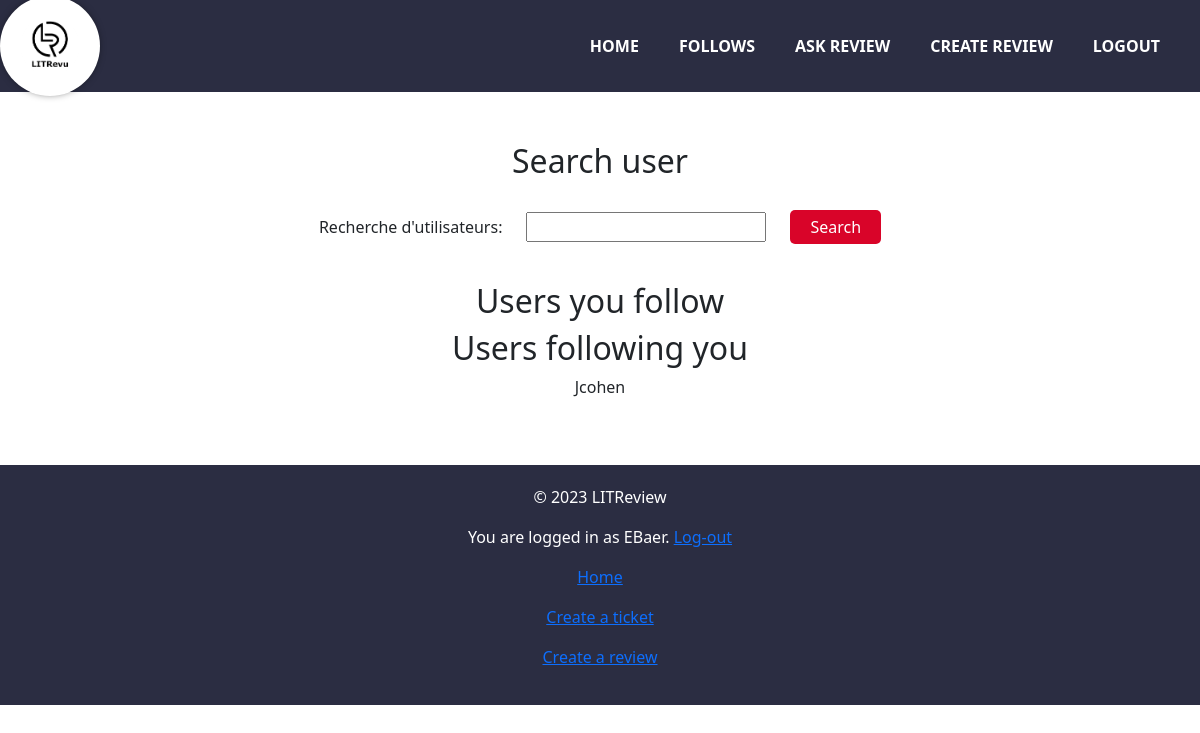
The app's page /followers/search/ (signed in), older data.
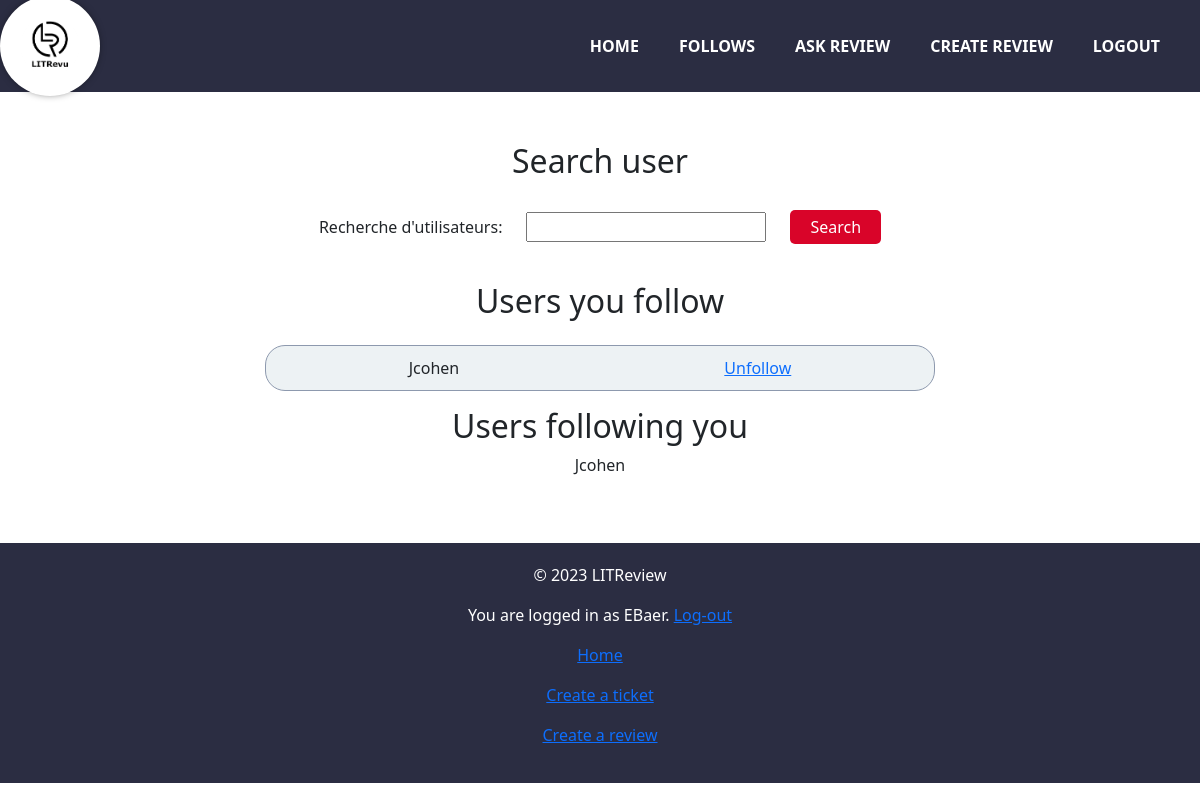
The same page, newer data.
### appreview/models.py (models this page shows, shortened)
class UserFollows(models.Model):
    user = models.ForeignKey(
        to=settings.AUTH_USER_MODEL, on_delete=models.CASCADE)
    followed_user = models.ForeignKey(to=settings.AUTH_USER_MODEL,
                                      on_delete=models.CASCADE,
                                      related_name="followed_by")
    class Meta:
        unique_together = ('user', 'followed_user',)

### authentication/models.py (models this page shows)
class User(AbstractUser):
    MODERATOR = 'MODERATOR'
    REVIEWER = 'REVIEWER'
    AUTHOR = 'AUTHOR'
    ROLES_CHOICES = (
        (MODERATOR, 'Moderator'),
        (REVIEWER, 'Reviewer'),
        (AUTHOR, 'Author'),
    )
    profile_picture = models.ImageField()
    role = models.CharField(max_length=30, choices=ROLES_CHOICES, verbose_name='rôle', default=REVIEWER)
    follows = models.ManyToManyField(
        'self',
        symmetrical=False,
        verbose_name='suit',
        blank=True,
    )

### appreview/views.py (the view, shortened to what this page needs)
# urls.py: path('followers/search/', appreview_views.followers, name='user_search'),
@login_required
def followers(request):
    form = UserSearchForm()
    users_following = UserFollows.objects.filter(user=request.user)
    users_followed_by = UserFollows.objects.filter(followed_user=request.user)
    context = {
        "form": form,
        "users_following": users_following,
        "users_followed_by": users_followed_by,
    }
    return render(request, "appreview/followers.html", context=context)

### appreview/forms.py
class UserSearchForm(forms.Form):
    search_query = forms.CharField(label='Recherche d\'utilisateurs')

### appreview/templates/appreview/followers.html (shortened to what this page needs)
{% extends 'base.html' %}
{% load static %}
{% block content %}
<head>
    <link rel="stylesheet" href="{% static 'appreview/css/followers.css' %}">
</head>
<section class="follower">
    <div class="container">
        <div class="search-user">
            <h2>Search user</h2>
            <form method="post" class="search-form">
                {{ form.as_p }}
                <div class="search-button">
                    <button type="submit">Search</button>
                </div>
            </form>
        </div>
        <div class="following">
            <h2>Users you follow</h2>
            {% for user in users_following %}
            <div class="user-item">
                <p>{{ user.followed_user|title }}</p>
                <a href="{% url 'appreview:unfollow' user.id %}">Unfollow</a>
            </div>
            {% endfor %}
        </div>
        <div class="followed-by">
            <h2>Users following you</h2>
            {% for user in users_followed_by %}
            <div>
                <p>{{ user.user|title }}</p>
            </div>
            {% endfor %}
        </div>
    </div>
</section>
{% endblock content %}

Row changes from the older to the newer data that the page shows:
added UserFollows: followed_user "Jcohen", shown under "Users you follow"
